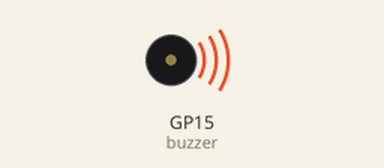
Simulated run of this program. Board: Raspberry Pi Pico running MicroPython. Shown: buzzer (waves = sounding). At 16.3 s the program stops and its outputs stay as they are.

Above: at 0.2 s.
At 16.3 s:
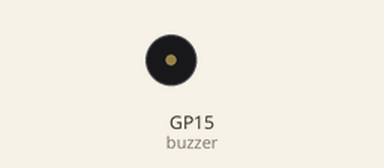
Timing chart, 0 to 17.8 s (numbered marks = the images above):
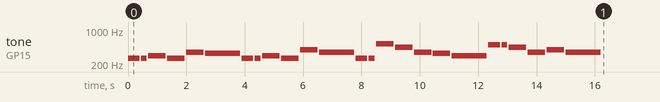

The program:

_Happy_BirthdaySong.py
```python
from machine import Pin, PWM
from time import sleep

# ກຳນົດ passive buzzer ຢູ່ pin 15
buzzer = PWM(Pin(15))

# ຄ່າໂຕນ (frequency Hz) ສຳລັບເພງ Happy Birthday
tones = {
    "C4": 262,
    "D4": 294,
    "E4": 330,
    "F4": 349,
    "G4": 392,
    "A4": 440,
    "B4": 494,
    "C5": 523
}

# ບັນທຶກເນື້ອເພງ Happy Birthday
song = [
    ("C4", 0.4), ("C4", 0.2), ("D4", 0.6), ("C4", 0.6), ("F4", 0.6), ("E4", 1.2),
    ("C4", 0.4), ("C4", 0.2), ("D4", 0.6), ("C4", 0.6), ("G4", 0.6), ("F4", 1.2),
    ("C4", 0.4), ("C4", 0.2), ("C5", 0.6), ("A4", 0.6), ("F4", 0.6), ("E4", 0.6), ("D4", 1.2),
    ("B4", 0.4), ("B4", 0.2), ("A4", 0.6), ("F4", 0.6), ("G4", 0.6), ("F4", 1.2)
]

# ຟັງຊັນສະແດງເພງ
def play(note, duration):
    if note == "P":  # ພັກ (pause)
        buzzer.duty_u16(0)
    else:
        buzzer.freq(tones[note])
        buzzer.duty_u16(30000)  # ຄ່າຄວາມດັງ
    sleep(duration)
    buzzer.duty_u16(0)  # ປິດສຽງຫຼັງຈາກແຕ່ລະໂນ໊ດ
    sleep(0.05)

# ສະແດງເພງ Happy Birthday
for note, duration in song:
    play(note, duration)

buzzer.deinit()
```

Measured:
- by itself, tone on GP15 (buzzer): plays 262 Hz for 0.40 s, 262 Hz for 0.20 s, 294 Hz for 0.60 s, 262 Hz for 0.60 s, 349 Hz for 0.60 s, 330 Hz for 1.2 s … (25 notes in this stretch)
